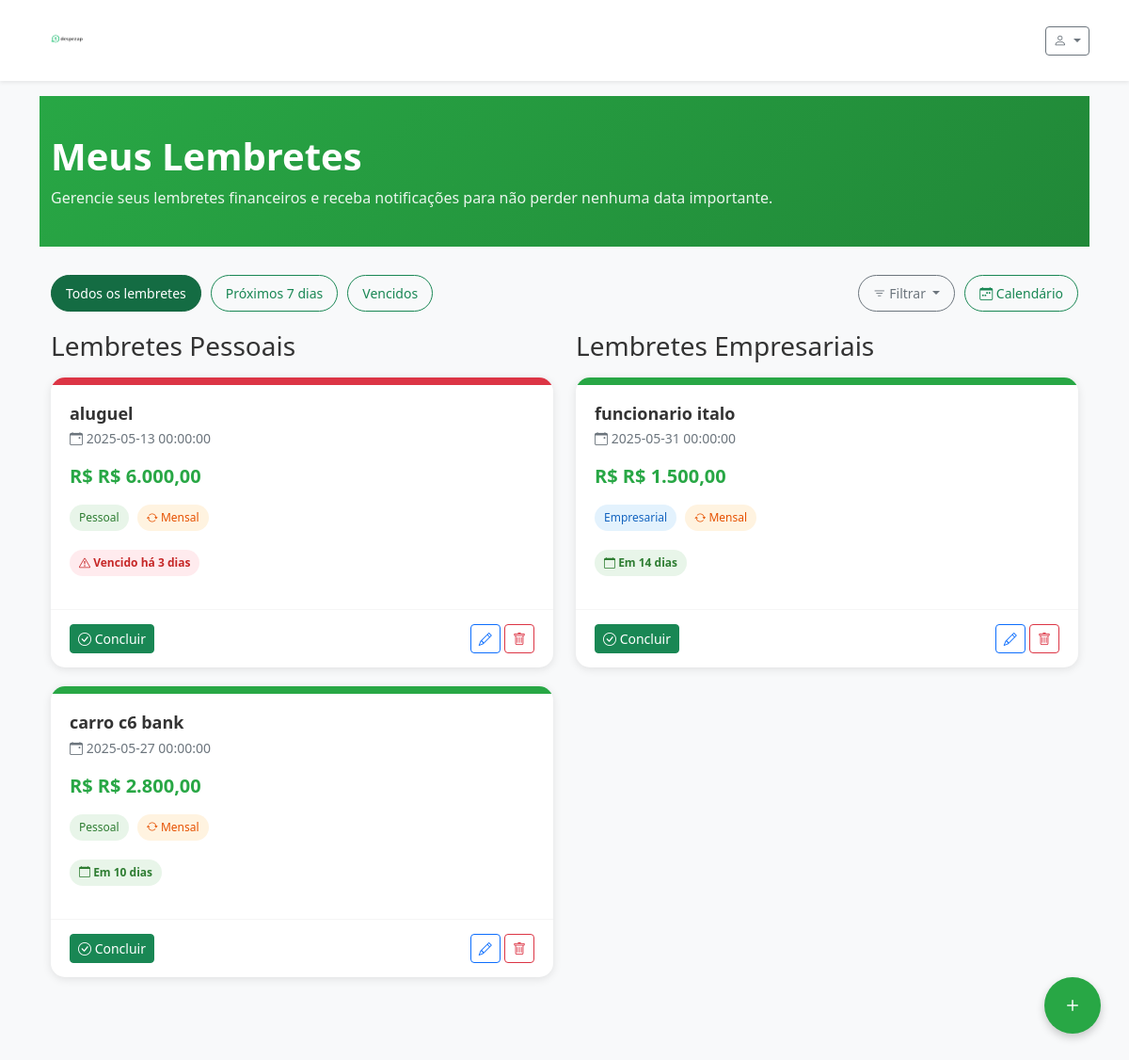
Screenshot of /lembretes (signed in) with the database file from the repository.
### tables this page shows
CREATE TABLE lembretes (
    id INTEGER PRIMARY KEY AUTOINCREMENT,
    usuario_id INTEGER NOT NULL,
    titulo TEXT NOT NULL,
    descricao TEXT,
    data TEXT NOT NULL,
    valor REAL,
    notificacao INTEGER DEFAULT 0,
    recorrente INTEGER DEFAULT 0,
    periodicidade TEXT,
    tipo_perfil TEXT DEFAULT 'pessoal',
    concluido INTEGER DEFAULT 0,
    data_criacao TEXT,
    FOREIGN KEY (usuario_id) REFERENCES usuarios (id)
);

### rotas/web_rotas.py (the view)
@web_bp.route('/lembretes')
@login_required
def lembretes():
    from config import Config
    usuario_id = session.get('usuario_id')
    usuario_model = Usuario(Config.DATABASE)
    usuario = usuario_model.buscar_por_id(usuario_id)
    lembrete_model = Lembrete(Config.DATABASE)
    lembretes_pessoais = lembrete_model.buscar(
        usuario_id=usuario_id,
        tipo_perfil='pessoal',
        concluido=0
    )
    lembretes_empresariais = lembrete_model.buscar(
        usuario_id=usuario_id,
        tipo_perfil='empresarial',
        concluido=0
    )
    return render_template(
        'lembretes.html',
        app_name=Config.APP_NAME,
        usuario=usuario,
        lembretes_pessoais=lembretes_pessoais,
        lembretes_empresariais=lembretes_empresariais
    )

### app.py (called while the page is built)
@app.template_filter('format_date')
def format_date(date_str):
    if not date_str:
        return ''
    try:
        date_obj = datetime.strptime(date_str, '%Y-%m-%d')
        return date_obj.strftime('%d/%m/%Y')
    except:
        return date_str

@app.template_filter('to_date')
def to_date(date_str):
    if not date_str:
        return datetime.now()
    try:
        return datetime.strptime(date_str, '%Y-%m-%d')
    except:
        return datetime.now()

@app.template_filter('format_currency')
def format_currency(value):
    if value is None:
        return 'R$ 0,00'
    return f"R$ {float(value):,.2f}".replace('.', 'X').replace(',', '.').replace('X', ',')

@app.context_processor
def inject_today():
    return {'today': datetime.now()}

### database/models.py (called while the page is built)
    def buscar_por_id(self, usuario_id):
        self.criar_tabela()
        conn = sqlite3.connect(self.db_path)
        conn.row_factory = sqlite3.Row
        cursor = conn.cursor()
        cursor.execute("SELECT * FROM usuarios WHERE id = ?", (usuario_id,))
        usuario = cursor.fetchone()
        conn.close()
        return dict(usuario) if usuario else None

### rotas/web_rotas.py (called while the page is built)
def login_required(f):
    @wraps(f)
    def decorated_function(*args, **kwargs):
        if 'usuario_id' not in session:
            return redirect(url_for('web.login', next=request.url))
        return f(*args, **kwargs)
    return decorated_function

### templates/lembretes.html (shortened to what this page needs)
{% extends 'base.html' %}
{% block content %}
<div class="lembretes-header">
    <div class="container">
        <h1>Meus Lembretes</h1>
        <p>Gerencie seus lembretes financeiros e receba notificações para não perder nenhuma data importante.</p>
    </div>
</div>
<div class="container">
    <div class="filter-bar">
        <button class="btn btn-success active" id="btn-todos-lembretes">Todos os lembretes</button>
        <button class="btn btn-outline-success" id="btn-proximos-lembretes">Próximos 7 dias</button>
        <button class="btn btn-outline-success" id="btn-lembretes-vencidos">Vencidos</button>
        <div class="filter-dropdown ms-auto">
            <button class="btn btn-outline-secondary dropdown-toggle" type="button" data-bs-toggle="dropdown">
                <i class="bi bi-filter"></i> Filtrar
            </button>
        </div>
        <button class="btn btn-outline-success" id="btn-calendario">
            <i class="bi bi-calendar-week"></i> Calendário
        </button>
    </div>
    <div id="lista-lembretes">
        <div class="row">
            <div class="col-lg-6">
                <h3 class="mb-3">Lembretes Pessoais</h3>
                {% if lembretes_pessoais %}
                    {% for lembrete in lembretes_pessoais %}
                    <div class="lembrete-card">
                        <div class="lembrete-status-bar
                            {% if (lembrete.data|to_date - today).days < 0 %}
                                lembrete-status-danger
                            {% elif (lembrete.data|to_date - today).days <= 3 %}
                                lembrete-status-warning
                            {% elif (lembrete.data|to_date - today).days <= 7 %}
                                lembrete-status-info
                            {% else %}
                                lembrete-status-normal
                            {% endif %}
                        "></div>
                        <div class="lembrete-body">
                            <h4 class="lembrete-title">{{ lembrete.titulo }}</h4>
                            <div class="lembrete-date">
                                <i class="bi bi-calendar-event"></i>
                                {{ lembrete.data|to_date|format_date }}
                            </div>
                            {% if lembrete.valor %}
                            <div class="lembrete-value">R$ {{ lembrete.valor|format_currency }}</div>
                            {% endif %}
                            <div class="lembrete-tags">
                                <span class="lembrete-tag lembrete-tag-personal">Pessoal</span>
                                {% if lembrete.recorrente %}
                                <span class="lembrete-tag lembrete-tag-recurrent">
                                    <i class="bi bi-arrow-repeat"></i>
                                    {% if lembrete.periodicidade == 'mensal' %}
                                        Mensal
                                    {% elif lembrete.periodicidade == 'quinzenal' %}
                                        Quinzenal
                                    {% elif lembrete.periodicidade == 'semanal' %}
                                        Semanal
                                    {% else %}
                                        Recorrente
                                    {% endif %}
                                </span>
                                {% endif %}
                            </div>
                            <div class="lembrete-countdown
                                {% if (lembrete.data|to_date - today).days < 0 %}
                                    lembrete-countdown-danger
                                {% elif (lembrete.data|to_date - today).days == 0 %}
                                    lembrete-countdown-today
                                {% elif (lembrete.data|to_date - today).days <= 3 %}
                                    lembrete-countdown-warning
                                {% else %}
                                    lembrete-countdown-normal
                                {% endif %}
                            ">
                                {% if (lembrete.data|to_date - today).days < 0 %}
                                    <i class="bi bi-exclamation-triangle"></i> Vencido há {{ (today - lembrete.data|to_date).days }} dias
                                {% elif (lembrete.data|to_date - today).days == 0 %}
                                    <i class="bi bi-calendar-check"></i> Hoje!
                                {% elif (lembrete.data|to_date - today).days == 1 %}
                                    <i class="bi bi-calendar-date"></i> Amanhã
                                {% else %}
                                    <i class="bi bi-calendar"></i> Em {{ (lembrete.data|to_date - today).days }} dias
                                {% endif %}
                            </div>
                        </div>
                        <div class="lembrete-footer">
                            <div>
                                <button class="btn btn-sm btn-success btn-concluir-lembrete" data-id="{{ lembrete.id }}">
                                    <i class="bi bi-check-circle"></i> Concluir
                                </button>
                            </div>
                            <div>
                                <button class="btn btn-sm btn-outline-primary btn-editar-lembrete" data-id="{{ lembrete.id }}">
                                    <i class="bi bi-pencil"></i>
                                </button>
                                <button class="btn btn-sm btn-outline-danger btn-excluir-lembrete" data-id="{{ lembrete.id }}">
                                    <i class="bi bi-trash"></i>
                                </button>
                            </div>
                        </div>
                    </div>
                    {% endfor %}
                {% endif %}
            </div>
            <div class="col-lg-6">
                <h3 class="mb-3">Lembretes Empresariais</h3>
                {% if lembretes_empresariais %}
                    {% for lembrete in lembretes_empresariais %}
                    <div class="lembrete-card">
                        <div class="lembrete-status-bar
                            {% if (lembrete.data|to_date - today).days < 0 %}
                                lembrete-status-danger
                            {% elif (lembrete.data|to_date - today).days <= 3 %}
                                lembrete-status-warning
                            {% elif (lembrete.data|to_date - today).days <= 7 %}
                                lembrete-status-info
                            {% else %}
                                lembrete-status-normal
                            {% endif %}
                        "></div>
                        <div class="lembrete-body">
                            <h4 class="lembrete-title">{{ lembrete.titulo }}</h4>
                            <div class="lembrete-date">
                                <i class="bi bi-calendar-event"></i>
                                {{ lembrete.data|to_date|format_date }}
                            </div>
                            {% if lembrete.valor %}
                            <div class="lembrete-value">R$ {{ lembrete.valor|format_currency }}</div>
                            {% endif %}
                            <div class="lembrete-tags">
                                <span class="lembrete-tag lembrete-tag-business">Empresarial</span>
                                {% if lembrete.recorrente %}
                                <span class="lembrete-tag lembrete-tag-recurrent">
                                    <i class="bi bi-arrow-repeat"></i>
                                    {% if lembrete.periodicidade == 'mensal' %}
                                        Mensal
                                    {% elif lembrete.periodicidade == 'quinzenal' %}
                                        Quinzenal
                                    {% elif lembrete.periodicidade == 'semanal' %}
                                        Semanal
                                    {% else %}
                                        Recorrente
                                    {% endif %}
                                </span>
                                {% endif %}
                            </div>
                            <div class="lembrete-countdown
                                {% if (lembrete.data|to_date - today).days < 0 %}
                                    lembrete-countdown-danger
                                {% elif (lembrete.data|to_date - today).days == 0 %}
                                    lembrete-countdown-today
                                {% elif (lembrete.data|to_date - today).days <= 3 %}
                                    lembrete-countdown-warning
                                {% else %}
                                    lembrete-countdown-normal
                                {% endif %}
                            ">
                                {% if (lembrete.data|to_date - today).days < 0 %}
                                    <i class="bi bi-exclamation-triangle"></i> Vencido há {{ (today - lembrete.data|to_date).days }} dias
                                {% elif (lembrete.data|to_date - today).days == 0 %}
                                    <i class="bi bi-calendar-check"></i> Hoje!
                                {% elif (lembrete.data|to_date - today).days == 1 %}
                                    <i class="bi bi-calendar-date"></i> Amanhã
                                {% else %}
                                    <i class="bi bi-calendar"></i> Em {{ (lembrete.data|to_date - today).days }} dias
                                {% endif %}
                            </div>
                        </div>
                        <div class="lembrete-footer">
                            <div>
                                <button class="btn btn-sm btn-success btn-concluir-lembrete" data-id="{{ lembrete.id }}">
                                    <i class="bi bi-check-circle"></i> Concluir
                                </button>
                            </div>
                            <div>
                                <button class="btn btn-sm btn-outline-primary btn-editar-lembrete" data-id="{{ lembrete.id }}">
                                    <i class="bi bi-pencil"></i>
                                </button>
                                <button class="btn btn-sm btn-outline-danger btn-excluir-lembrete" data-id="{{ lembrete.id }}">
                                    <i class="bi bi-trash"></i>
                                </button>
                            </div>
                        </div>
                    </div>
                    {% endfor %}
                {% endif %}
            </div>
        </div>
    </div>
    <a href="#" class="fab-button" data-bs-toggle="modal" data-bs-target="#modalAddLembrete">
        <i class="bi bi-plus"></i>
    </a>
</div>
{% endblock %}

### rows the page displays
lembretes: titulo "aluguel", data|to_date "2025-05-13 00:00:00", valor "R$ 6.000,00", recorrente 1 (drawn), (today-lembrete.data|to_date).days "3"
lembretes: titulo "carro c6 bank", data|to_date "2025-05-27 00:00:00", valor "R$ 2.800,00", recorrente 1 (drawn), (lembrete.data|to_date-today).days "10"
lembretes: titulo "funcionario italo", data|to_date "2025-05-31 00:00:00", valor "R$ 1.500,00", recorrente 1 (drawn), (lembrete.data|to_date-today).days "14"
